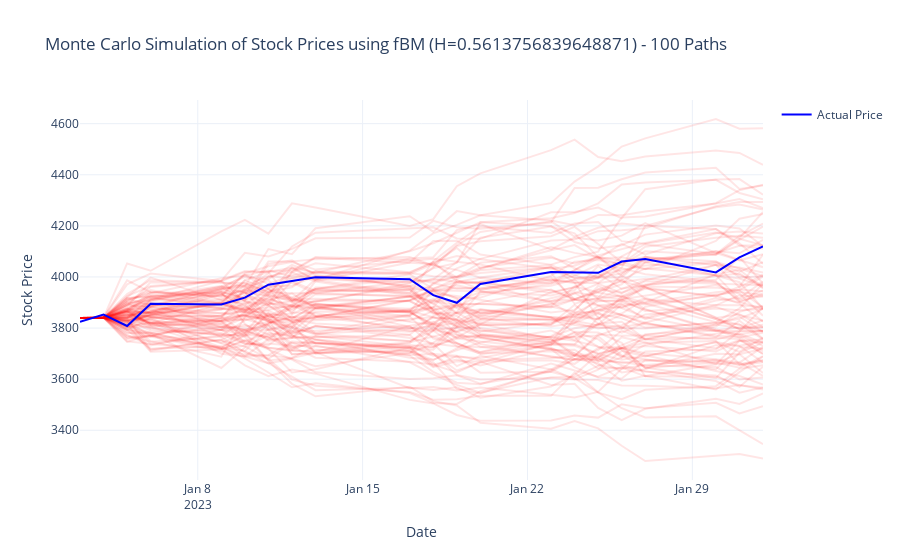

Write notebook code for a chart like this one.
### Code cell
def montecarlo_simulation_and_plot(train_data, test_data, H, num_simulations=100):
    """
    Perform a Monte Carlo simulation by generating multiple fBM price paths and plot them 
    alongside the actual stock prices.
    
    Parameters:
        train_data (DataFrame): Training data containing columns 'price' and 'log_returns'.
        test_data (DataFrame): Testing data (used to determine the forecast horizon).
        H (float): Hurst exponent for the fBM model.
        num_simulations (int): Number of simulation paths to generate.
    """
    # Set seeds for reproducibility
    random.seed(42)
    np.random.seed(42)
    
    # Calculate drift (μ) and volatility (σ) from training log returns
    mu = train_data["log_returns"].mean()
    sigma = train_data["log_returns"].std()
    
    n_days = len(test_data)
    time_points = np.arange(n_days)
    S0 = train_data['price'].iloc[-1]
    
    simulation_paths = []
    
    for i in range(num_simulations):
        # For each simulation, sample a new fBM path
        fbm = FractionalBrownianMotion(hurst=H, t=n_days - 1)
        fbm_values = fbm.sample(n=n_days - 2)
        fbm_values = np.insert(fbm_values, 0, 0)  # align with the time vector
        sim_prices = S0 * np.exp(mu * time_points + sigma * fbm_values)
        simulation_paths.append(sim_prices)
    
    # Create a Plotly figure for the Monte Carlo simulation
    fig = go.Figure()
    
    # Add each simulated path (using low opacity to avoid clutter)
    for i, sim_prices in enumerate(simulation_paths):
        fig.add_trace(go.Scatter(
            x=test_data.index,
            y=sim_prices,
            mode='lines',
            name=f'Simulation {i+1}',
            line=dict(color='rgba(255, 0, 0, 0.1)'),  # Red with transparency
            showlegend=False  # Hide individual simulation legends
        ))
    
    # Overlay the actual prices
    fig.add_trace(go.Scatter(
        x=test_data.index,
        y=test_data["price"],
        mode='lines',
        name='Actual Price',
        line=dict(color='blue', width=2)
    ))
    
    # Update plot layout
    fig.update_layout(
        title=f"Monte Carlo Simulation of Stock Prices using fBM (H={H}) - {num_simulations} Paths",
        xaxis_title="Date",
        yaxis_title="Stock Price",
        template="plotly_white"
    )
    
    fig.show()

montecarlo_simulation_and_plot(SNP_training_df, SNP_testing_df, SNP_hurst_est, num_simulations=100)
